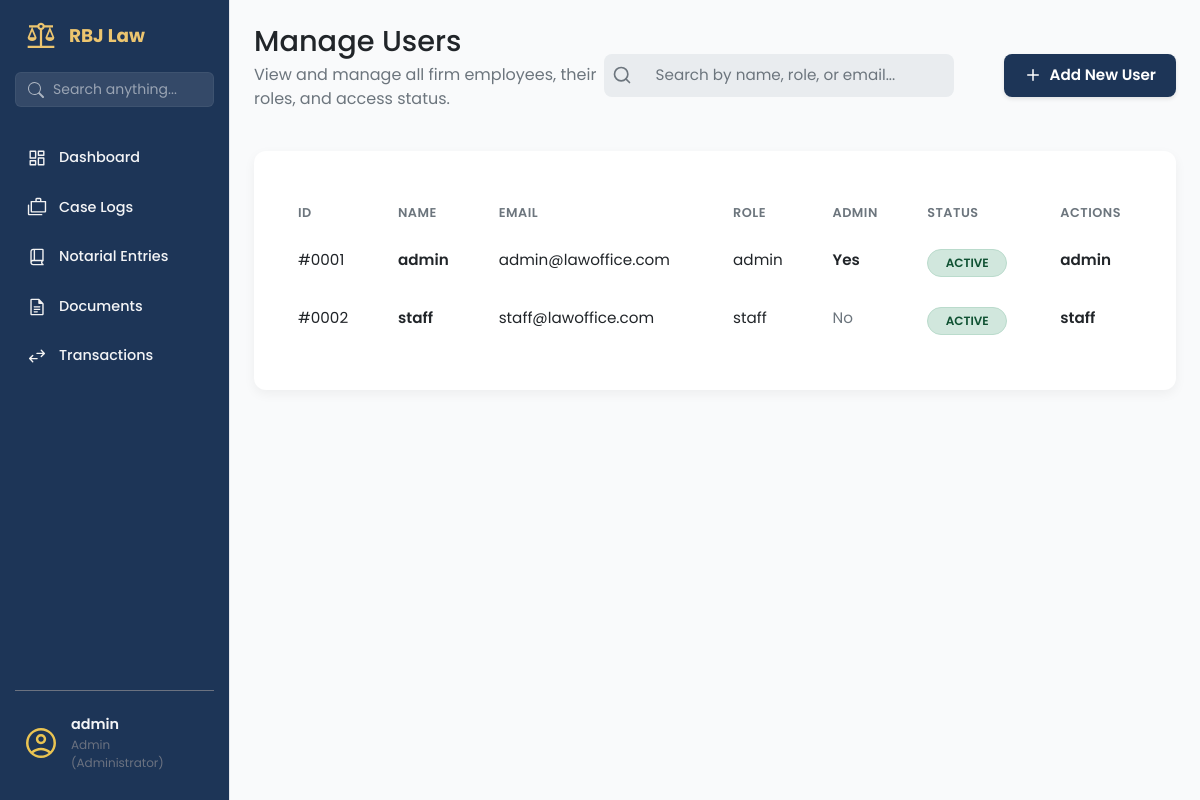
Page /admin/users (signed in) on the committed database.
### app/models/user_model.py (models this page shows, shortened)
class User(UserMixin, db.Model):
    __tablename__ = 'users'
    id = db.Column(db.Integer, primary_key=True)
    username = db.Column(db.String(80), unique=True, nullable=False, index=True)
    email = db.Column(db.String(120), unique=True, nullable=False)
    password_hash = db.Column(db.String(128), nullable=False)
    contact_number = db.Column(db.String(20), nullable=True)
    role = db.Column(db.String(50), default='attorney', nullable=False)
    is_active = db.Column(db.Boolean, default=True, nullable=False)
    is_admin = db.Column(db.Boolean, default=False, nullable=False)
    created_at = db.Column(db.DateTime, default=datetime.utcnow)
    updated_at = db.Column(db.DateTime, default=datetime.utcnow, onupdate=datetime.utcnow)

### app/routes/admin_profile_routes.py (the view)
@admin_bp.route('/users')
@login_required
def manage_users_page():
    if not current_user.is_admin:
        abort(403) # Forbidden
    users = get_all_users()
    return render_template('manage_users.html', users=users)

### app/services/user_service.py (called while the page is built)
def get_all_users():
    try:
        return User.query.all()
    except SQLAlchemyError as e:
        logging.error(f"Error fetching all users: {e}")
        return []

### app/templates/manage_users.html (shortened to what this page needs)
{% extends 'base.html' %}
{% block content %}
<main class="dashboard-content">
    <header class="dashboard-header">
        <div>
            <h1>Manage Users</h1>
            <p>View and manage all firm employees, their roles, and access status.</p>
        </div>
        <div class="dashboard-actions" style="display: flex; justify-content: space-between; flex-shrink: 0; gap: 50px;">
            <div class="search-bar">
                <svg class="search-bar__icon" xmlns="http://www.w3.org/2000/svg" width="20" height="20"
                    viewBox="0 0 24 24" fill="none" stroke="currentColor" stroke-width="2" stroke-linecap="round"
                    stroke-linejoin="round">
                    <circle cx="11" cy="11" r="8"></circle>
                    <line x1="21" y1="21" x2="16.65" y2="16.65"></line>
                </svg>
                <input class="search-bar__input" type="text" placeholder="Search by name, role, or email...">
            </div>
            <a href="{{ url_for('admin.add_new_user') }}" class="btn btn-primary">
                <svg class="btn-icon-left" xmlns="http://www.w3.org/2000/svg" viewBox="0 0 24 24" fill="none"
                    stroke="currentColor" stroke-width="2" stroke-linecap="round" stroke-linejoin="round">
                    <line x1="12" y1="5" x2="12" y2="19"></line>
                    <line x1="5" y1="12" x2="19" y2="12"></line>
                </svg>
                Add New User</a>
        </div>
    </header>
    <section class="content-section">
        <div class="data-card">
            <div class="table-wrapper">
                <table class="table user-table">
                    <colgroup>
                        <col class="col-id">
                        <col class="col-name">
                        <col class="col-email">
                        <col class="col-role">
                        <col class="col-admin">
                        <col class="col-status">
                        <col class="col-actions">
                    </colgroup>
                    <thead>
                        <tr>
                            <th>ID</th>
                            <th>Name</th>
                            <th>Email</th>
                            <th>Role</th>
                            <th>Admin</th>
                            <th>Status</th>
                            <th>Actions</th>
                        </tr>
                    </thead>
                    <tbody>
                        {% for user in users %}
                        <tr>
                            <td>#{{ '%04d' | format(user.id) }}</td>
                            <td>
                                <a href="{{ url_for('admin.edit_user', user_id=user.id) }}" class="table-link">{{
                                    user.username }}</a>
                            </td>
                            <td>{{ user.email }}</td>
                            <td>{{ user.role }}</td>
                            <td>
                                {% if user.is_admin %}
                                <span style="color: var(--color-success); font-weight: 600;">Yes</span>
                                {% else %}
                                <span style="color: var(--color-text-secondary);">No</span>
                                {% endif %}
                            </td>
                            <td>
                                {% if user.is_active %}
                                <span class="status-tag status-tag--active">Active</span>
                                {% else %}
                                <span class="status-tag status-tag--inactive">Inactive</span>
                                {% endif %}
                            </td>
                            <td>
                                <a href="{{ url_for('admin.edit_user', user_id=user.id) }}" class="table-link">{{
                                    user.username }}</a>
                            </td>
                        </tr>
                        {% endfor %}
                    </tbody>
                </table>
            </div>
        </div>
    </section>
</main>
{% endblock content %}

### app/templates/base.html (shortened to what this page needs)
<!DOCTYPE html>
<html lang="en">
<head>
    <link rel="stylesheet" href="{{ url_for('static', filename='vendor/bootstrap/css/bootstrap.min.css') }}">
    <link rel="stylesheet" href="{{ url_for('static', filename='css/main.css') }}">
    <link rel="stylesheet" href="{{ url_for('static', filename='css/sidebar.css') }}">
</head>
<body>
    <aside class="sidebar">
        <div class="sidebar-header">
            <img src="{{ url_for('static', filename='img/scales-of-justice.svg') }}" alt="logo" class="logo-img">
            <h2>RBJ Law</h2>
        </div>
        <div class="sidebar-search">
            <form action="{{ url_for('search.search_page') }}" method="GET">
                <div class="input-group">
                    <span class="input-group-text bg-transparent border-0 pe-0">
                    </span>
                    <input type="text" name="q" class="form-control" placeholder="Search anything..."
                        aria-label="Search" value="{{ request.args.get('q', '') }}">
                </div>
            </form>
        </div>
        <ul class="sidebar-links">
            <li>
                <a href="{{ url_for('dashboard.dashboard_page') }}"
                    class="{{ 'active' if 'dashboard' in request.endpoint else '' }}">
                    <span class="icon-wrapper"><img src="{{ url_for('static', filename='img/dashboard.svg') }}"
                            alt=""></span>
                    Dashboard
                </a>
            </li>
            {% if current_user.is_authenticated and (current_user.is_admin or current_user.role == 'admin') %}
            <li>
                <a href="{{ url_for('case.list_cases') }}" class="{{ 'active' if 'case' in request.endpoint else '' }}">
                    <span class="icon-wrapper"><img src="{{ url_for('static', filename='img/cases.svg') }}"
                            alt=""></span>
                    Case Logs
                </a>
            </li>
            {% endif %}
            {% if current_user.is_authenticated and current_user.role in ['admin', 'staff'] %}
            <li>
                <a href="{{ url_for('notarial_entries.notarial_entries_page') }}"
                    class="{{ 'active' if 'notarial' in request.endpoint else '' }}">
                    <span class="icon-wrapper"><img src="{{ url_for('static', filename='img/book.svg') }}"
                            alt=""></span>
                    Notarial Entries
                </a>
            </li>
            {% endif %}
            {% if current_user.is_authenticated and current_user.role in ['admin', 'staff'] %}
            <li>
                <a href="{{ url_for('documents.documents_page') }}"
                    class="{{ 'active' if 'documents' in request.endpoint else '' }}">
                    <span class="icon-wrapper"><img src="{{ url_for('static', filename='img/documents.svg') }}"
                            alt=""></span>
                    Documents
                </a>
            </li>
            {% endif %}
            {% if current_user.is_authenticated and current_user.role in ['admin', 'staff'] %}
            <li>
                <a href="{{ url_for('transaction.transactions_page') }}"
                    class="{{ 'active' if 'transaction' in request.endpoint else '' }}">
                    <span class="icon-wrapper"><img src="{{ url_for('static', filename='img/transaction.svg') }}"
                            alt=""></span>
                    Transactions
                </a>
            </li>
            {% endif %}
        </ul>
        <div class="sidebar-footer">
            <button class="avatar-btn" id="avatarBtn">
                <img src="{{ url_for('static', filename='img/avatar.svg') }}" alt="User Avatar">
                <div class="user-info">
                    <span class="user-name">
                        {{ current_user.username }}
                    </span>
                    <span class="user-role">
                        {{ current_user.role|title }}
                        {% if current_user.is_admin %} (Administrator){% endif %}
                    </span>
                </div>
            </button>
        </div>
    </aside>
    <div class="page-container">
        {% block content %}
        {% endblock %}
    </div>
</body>
</html>

### app/static/css/main.css (style rules this page uses)
.status-tag { display: inline-block; padding: 4px 10px; border-radius: 20px; font-size: 0.75rem; font-weight: 600; text-transform: uppercase; }
.status-tag--active { background-color: #d1e7dd; color: #0f5132; border: 1px solid #badbcc; }

### app/static/css/components/sidebar.css (style rules this page uses)
:root { --sidebar-width: 230px; --color-royal-blue: #1D3557; --color-gold: #ecc56f; --color-text-dark: #374151; --color-text-gray: #6b7280; --color-bg-white: #ffffff; --color-hover-gray: #f3f4f6; }
body { min-height: 100vh; background-color: #f9fafb; margin: 0; }
.sidebar { display: flex; position: fixed; flex-direction: column; top: 0; left: 0; height: 100%; width: var(--sidebar-width); background-color: var(--color-royal-blue); padding: 20px 15px; border-right: 1px solid #e5e7eb; z-index: 1000; }
.sidebar-header { display: flex; align-items: center; margin-bottom: 20px; padding: 0 10px; }
.sidebar-header img { width: 32px; height: auto; }
.sidebar-header h2 { font-size: 1.15rem; font-weight: 700; color: var(--color-gold); margin: 0 0 0 12px; }
.sidebar-links { list-style: none; padding: 0; margin: 0; display: flex; flex-direction: column; gap: 8px; }
.sidebar-links li { position: relative; }
.sidebar-links li a, .submenu-toggle { display: flex; align-items: center; gap: 12px; color: var(--color-hover-gray); font-weight: 500; padding: 10px 12px; border-radius: 8px; text-decoration: none; transition: all 0.2s ease; width: 100%; background: none; border: none; font-size: 0.9rem; }
.icon-wrapper { display: flex; align-items: center; justify-content: center; width: 20px; height: 20px; }
.sidebar-links li a img, .submenu-toggle img { width: 20px; height: 20px; transition: filter 0.2s; }
.sidebar-footer { margin-top: auto; position: relative; padding-top: 15px; border-top: 1px solid var(--color-text-gray) }
.avatar-btn { display: flex; align-items: center; gap: 12px; background: none; border: none; cursor: pointer; width: 100%; padding: 8px; border-radius: 8px; text-align: left; transition: all 0.2s ease; }
.avatar-btn img { width: 36px; height: 36px; border-radius: 50%; object-fit: cover; }
.user-info { display: flex; flex-direction: column; }
.user-name { font-size: 0.9rem; font-weight: 600; color: var(--color-hover-gray); transition: color 0.2s ease; }
.user-role { font-size: 0.75rem; color: var(--color-text-gray); transition: color 0.2s ease; }
.sidebar-search { margin-bottom: 30px; }
.sidebar-search input { background: transparent !important; border: none !important; color: #fff !important; font-size: 0.9rem; box-shadow: none !important; padding-left: 10px; width: 100%; }
.sidebar-search input::placeholder { color: rgba(255, 255, 255, 0.6); }
.page-container { margin-left: var(--sidebar-width); transition: margin-left 0.3s ease; }

### app/static/css/base/_variable.css (style rules this page uses)
:root { --color-bg-primary: #F4F4F4; --color-bg-secondary: #FFFFFF; --color-bg-search: #E9ECEF; --color-text-primary: #212529; --color-text-secondary: #6C757D; --color-text-white: #FFFFFF; --color-card-blue: #1D3557; --color-card-gold: #ecc56f; --color-card-green: #2A9D49; --shadow-light: 0 4px 12px rgba(0, 0, 0, 0.05); --border-radius-m: 12px; --border-radius-s: 8px; }

### app/static/css/components/_dashboard.css (style rules this page uses)
.page-container { min-height: 100vh; }
.dashboard-content { padding: 24px; }
.dashboard-header { display: flex; justify-content: space-between; align-items: center; margin-bottom: 24px; border-bottom: 1px solid var(--color-border-light); }
.dashboard-header h1 { margin: 0; font-size: 1.8rem; color: var(--color-text-primary); }
.dashboard-header p { margin-top: 4px; color: var(--color-text-secondary); }
body { background-color: var(--color-bg-primary); font-family: -apple-system, BlinkMacSystemFont, "Segoe UI", Roboto, Helvetica, Arial, sans-serif; }

### app/static/css/components/_data-card.css (style rules this page uses)
.data-card { display: flex; justify-content: space-between; align-items: center; background-color: var(--color-bg-secondary); padding: 24px; border-radius: var(--border-radius-m); box-shadow: var(--shadow-light); }

### app/static/css/components/_search-bar.css (style rules this page uses)
.search-bar { display: flex; align-items: center; background-color: var(--color-bg-search); border-radius: var(--border-radius-s); padding-inline: 8px; max-width: 500px; }
.search-bar__icon { color: var(--color-text-secondary); margin-right: 8px; flex-shrink: 0; }
.search-bar__input { width: 100%; border: none; outline: none; background-color: transparent; font-size: 1rem; color: var(--color-text-primary); }
.search-bar__input::placeholder { color: var(--color-text-secondary); }

### app/static/css/components/_status-tag.css (style rules this page uses)
.status-tag { font-size: 0.8rem; font-weight: 600; padding: 4px 10px; border-radius: 20px; text-align: center; flex-shrink: 0; min-width: 80px; }

### rows in the picture
User: username "admin", role "Admin", id "0001", email "admin@lawoffice.com", role "admin", is_admin "Yes", is_active "ACTIVE"
User: id "0002", username "staff", email "staff@lawoffice.com", role "staff", is_admin "No", is_active "ACTIVE"
